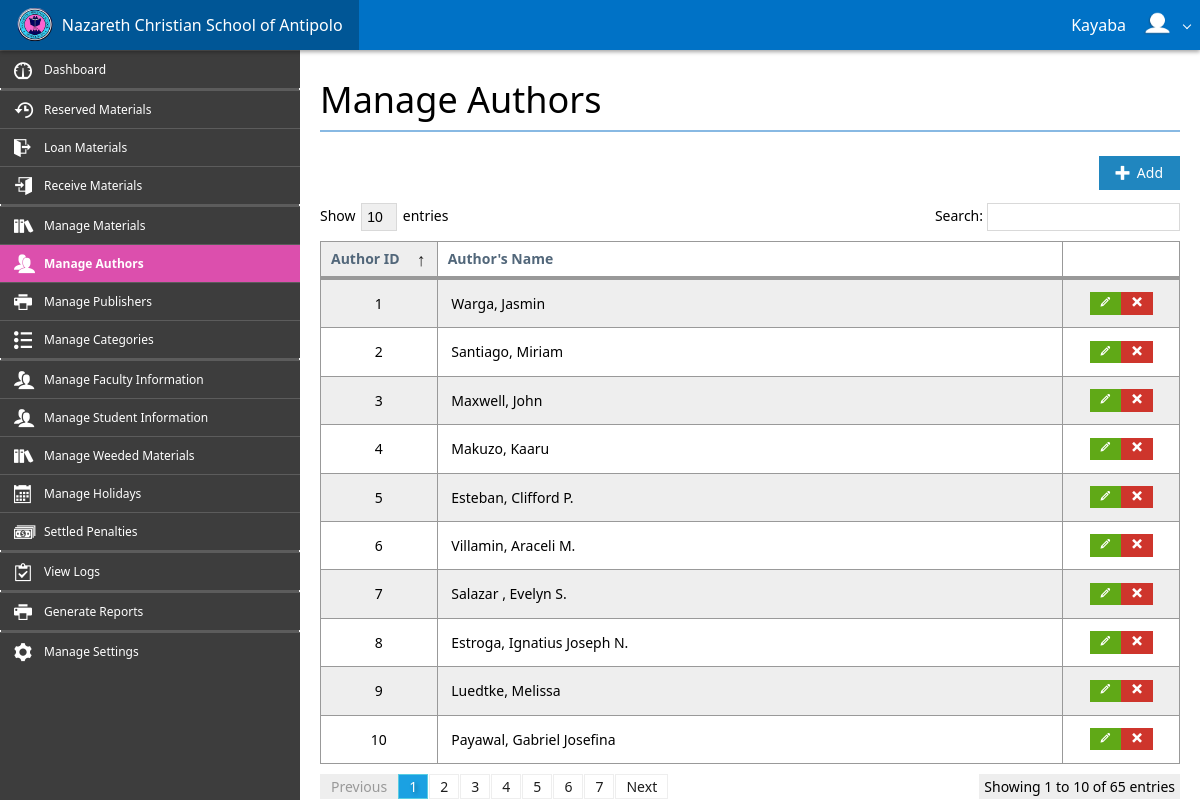
The page /control_panel/manage_authors.php (signed in) on the database its author committed.
### tables this page shows
CREATE TABLE IF NOT EXISTS `authors` (
`Author_ID` int(10) NOT NULL,
  `Author_Last_Name` varchar(255) NOT NULL,
  `Author_First_Name` varchar(255) NOT NULL
);

### control_panel/requests/connection.php (called while the page is built, shortened)
<?php
    class Connection {
        private $hostname = 'localhost';
        private $username = 'root';
        private $password = '';
        private $database = 'ncsa_db';
        private $connection, $query;
        function open() {
            $this->connection = mysqli_connect($this->hostname, $this->username, $this->password, $this->database);
        }
        function query($sql) {
            $this->query = mysqli_query($this->connection, $sql);
        }
        function fetch_assoc() {
            return mysqli_fetch_assoc($this->query);
        }
    }
?>

### control_panel/manage_authors.php (the view, shortened to what this page needs)
<?php
    include_once('assets/system/header.php');
?>
<div class="app-bar fixed-top shadow" data-role="appbar">
    <a class="app-bar-element branding" href="./"><img class="app-logo" src="assets/img/logo.png">&nbsp;&nbsp;Nazareth Christian School of Antipolo</a>
    <?php
        if(isset($_SESSION['account_username'])) {
            $name = $_SESSION['account_first_name'] . ' ' . $_SESSION['account_last_name'];
            echo '<ul class="app-bar-menu place-right">';
            echo '<li><a class="app-bar-element dropdown-toggle">' . $name . '&nbsp;&nbsp;<img class="app-logo" src="./../user_images/' . $_SESSION['account_image'] . '"></a>';
            echo '</li>';
            echo '</ul>';
        } else {
            echo '<div class="place-right">';
            echo '<a class="app-bar-element" href="login.php"><span class="mif-switch"></span>&nbsp;&nbsp;Login</a>';
            echo '</div>';
        }
    ?>
</div>
<div id="main-block">
    <div class="flex-grid" style="height: 100%;">
        <div class="row" style="height: 100%;">
            <div id="cell-sidebar" class="cell bg-lightDark size-x300" style="overflow-y: scroll; height: 100%;">
                <ul class="sidebar2 dark">
                    <li><a href="./"><span class="mif-meter icon"></span><span class="title">Dashboard</span></a></li>
                    <li class="divider"></li><li class="divider"></li>
                    <li><a href="./reserved_materials.php"><span class="mif-history icon"></span><span class="title">Reserved Materials</span></a></li>
                    <li><a href="./loan_materials.php"><span class="mif-exit icon"></span><span class="title">Loan Materials</span></a></li>
                    <li><a href="./receive_materials.php"><span class="mif-enter icon"></span><span class="title">Receive Materials</span></a></li>
                    <li class="divider"></li><li class="divider"></li>
                    <li><a href="./manage_materials.php"><span class="mif-books icon"></span><span class="title">Manage Materials</span></a></li>
                    <li class="active"><a href="./manage_authors.php"><span class="mif-users mif-ani-shuttle icon"></span><span class="title">Manage Authors</span></a></li>
                    <li><a href="./manage_publishers.php"><span class="mif-printer icon"></span><span class="title">Manage Publishers</span></a></li>
                    <li><a href="./manage_categories.php"><span class="mif-list2 icon"></span><span class="title">Manage Categories</span></a></li>
                    <li class="divider"></li><li class="divider"></li>
                    <li><a href="./manage_faculties.php"><span class="mif-users icon"></span><span class="title">Manage Faculty Information</span></a></li>
                    <li><a href="./manage_students.php"><span class="mif-users icon"></span><span class="title">Manage Student Information</span></a></li>
                    <li><a href="./manage_weeding.php"><span class="mif-books icon"></span><span class="title">Manage Weeded Materials</span></a></li>
                    <li><a href="./manage_holidays.php"><span class="mif-calendar icon"></span><span class="title">Manage Holidays</span></a></li>
                    <li><a href="./settled_penalties.php"><span class="mif-dollars icon"></span><span class="title">Settled Penalties</span></a></li>
                    <li class="divider"></li><li class="divider"></li>
                    <li><a href="./view_logs.php"><span class="mif-clipboard icon"></span><span class="title">View Logs</span></a></li>
                    <li class="divider"></li><li class="divider"></li>
                    <li><a href="./generate_reports.php"><span class="mif-printer icon"></span><span class="title">Generate Reports</span></a></li>
                    <li class="divider"></li><li class="divider"></li>
                    <li><a href="./settings.php"><span class="mif-cog icon"></span><span class="title">Manage Settings</span></a></li>
                </ul>
            </div>
            <div id="cell-content" class="cell auto-size padding20 pane-scroll">
                <h1 class="text-light">Manage Authors</h1>
                <hr><br>
                <div class="align-right">
                    <a class="button primary beautify beautify-mif" data-button="add-author-button" data-role="hint" data-hint="Add Author" data-hint-background="#dc4fad" data-hint-color="#ffffff" data-hint-mode="2" data-hint-position="top"><span class="mif mif-plus"></span>&nbsp;&nbsp;Add</a>
                </div>
                <table id="authors-table" class="table striped border bordered">
                    <thead>
                        <tr>
                            <th width="15%">Author ID</th>
                            <th>Author's Name</th>
                            <th width="15%"></th>
                        </tr>
                    </thead>
                    <tbody>
                        <?php
                            require_once('requests/connection.php');
                            $connection = new Connection();
                            $connection->open();
                            $connection->query("SELECT * FROM authors");
                            while($row = $connection->fetch_assoc()) {
                                $name = $row['Author_Last_Name'] . ', ' . $row['Author_First_Name'];
                                echo '<tr>';
                                echo '<td class="align-center">' . $row['Author_ID'] . '</td>';
                                echo '<td>' . $name . '</td>';
                                echo '<td class="align-center"><a class="button success mini-button beautify" data-button="edit-author-button" data-var-id="' . $row['Author_ID'] . '" data-role="hint" data-hint="Edit Author" data-hint-background="#dc4fad" data-hint-color="#ffffff" data-hint-mode="2" data-hint-position="top"><span class="mif mif-pencil"></span></a><a class="button danger mini-button beautify" data-button="delete-author-button" data-var-id="' . $row['Author_ID'] . '" data-role="hint" data-hint="Delete Author" data-hint-background="#dc4fad" data-hint-color="#ffffff" data-hint-mode="2" data-hint-position="top"><span class="mif mif-cross"></span></a></td>';
                                echo '</tr>';
                            }
                        ?>
                    </tbody>
                </table>
            </div>
        </div>
    </div>
</div>
<?php
    include_once('assets/system/footer.php');
?>

### control_panel/assets/css/stylesheet.css (style rules this page uses)
.app-logo { margin-top: -4px; height: 75%; }
.bg-lightDark { background-color: #3D3D3D; }
.pane-scroll { overflow-y: scroll; height: 100%; }
.sidebar2.dark { border: none; min-width: 100%; }
.sidebar2.dark li.active a { background-color: #dc4fad; }
.sidebar2 li a { padding: .50rem 1.75rem .50rem 2.25rem; }
.sidebar2 > li > a > .title { font-size: .75rem; margin-left: .5rem; }
a.button.beautify.beautify-mif .mif { margin-top: -.15rem !important; }
a.button.mini-button.beautify { padding: .2rem .625rem !important; }
#main-body { padding: 3.125rem 0 0; }
#main-block { min-height: 100%; height: 100%; }

### rows shown on the page
authors: Author_ID "1", name "Warga, Jasmin"
authors: Author_ID "2", name "Santiago, Miriam"
authors: Author_ID "3", name "Maxwell, John"
authors: Author_ID "4", name "Makuzo, Kaaru"
authors: Author_ID "5", name "Esteban, Clifford P."
authors: Author_ID "6", name "Villamin, Araceli M."
authors: Author_ID "7", name "Salazar , Evelyn S."
authors: Author_ID "8", name "Estroga, Ignatius Joseph N."
authors: Author_ID "9", name "Luedtke, Melissa"
authors: Author_ID "10", name "Payawal, Gabriel Josefina"

### other values the page prints
$name "Kayaba"
